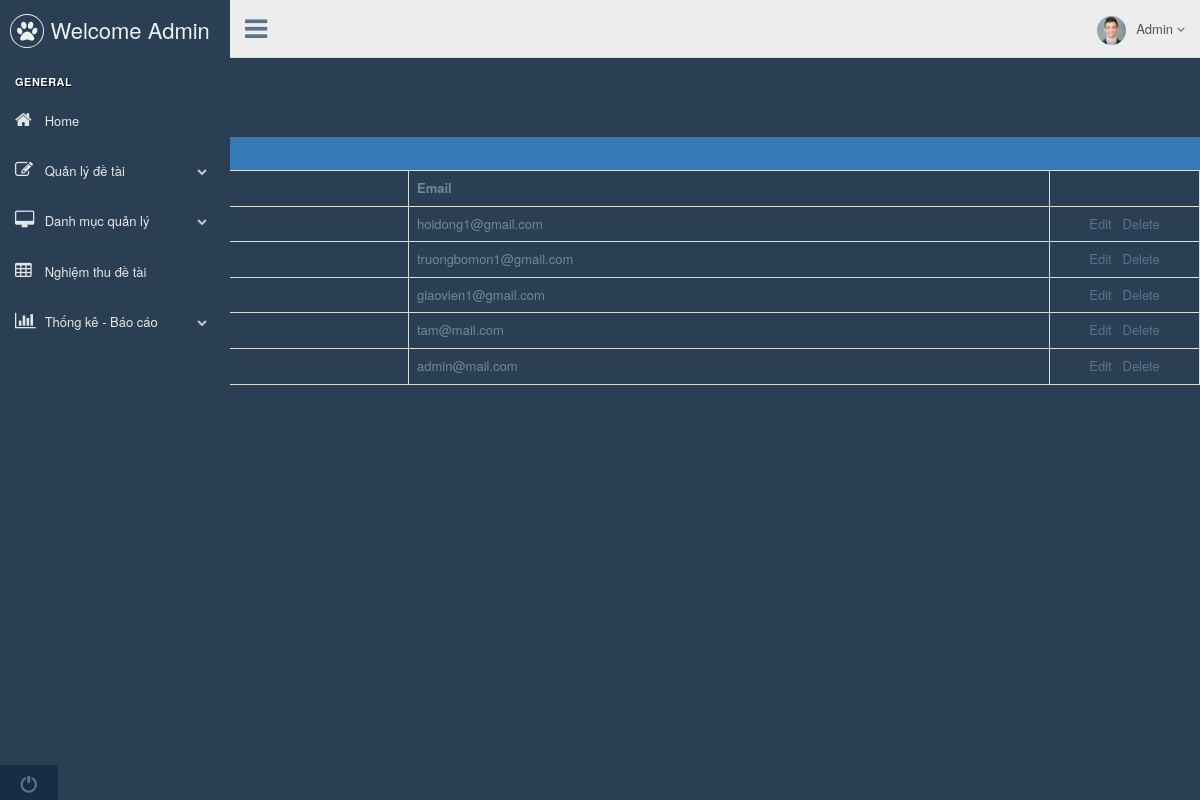
The app's page /admin.php?controller=user (signed in) with its own data.
### tables this page shows
CREATE TABLE `tbl_user` (
  `pk_user_id` int(11) NOT NULL,
  `c_email` varchar(500) NOT NULL,
  `c_password` varchar(500) NOT NULL,
  `c_fullname` varchar(500) NOT NULL,
  `UserType` int(11) NOT NULL
);

### controller/backend/controller_user.php (called while the page is built, shortened)
<?php
	class controller_user{
		public function __construct(){
			$this->model = new model();
			$record_per_page = 5;
			$total = $this->model->num_rows("select pk_user_id from tbl_user");
			$num_page = ceil($total/$record_per_page);
			$p = (isset($_GET["p"])&&$_GET["p"]>0) ? ($_GET["p"]-1) : 0;
			$from = $p * $record_per_page;
			$arr = $this->model->get_all("select * from tbl_user order by pk_user_id desc limit $from,$record_per_page");
			include "view/backend/view_user.php";
		}
	}
	new controller_user();
 ?>

### admin.php (called while the page is built, shortened)
<?php
	include "config.php";
	include "model/model.php";
	if(isset($_SESSION["c_email"]) == false)
		include "controller/backend/controller_login.php";
	else{
		include "view/backend/master.php";
	}
 ?>

### model/model.php (called while the page is built, shortened)
<?php
	class model{
		public function get_all($sql){
			global $db;
			$result = mysqli_query($db,$sql);
			$arr = array();
			while($rows = mysqli_fetch_object($result))
				$arr[] = $rows;
			return $arr;
		}
		public function num_rows($sql){
			global $db;
			$result = mysqli_query($db,$sql);
			return mysqli_num_rows($result);
		}
	}
 ?>

### view/backend/view_user.php (the view)
<div class="row justify-content-center">
	<div class="col-md-12">
		<div style="margin:15px 0px; ">
			<a href="admin.php?controller=add_edit_user&act=add" class="btn btn-primary">Add</a>
		</div>
		<div class="card border-primary">
			<div class="card card-header bg-primary text-white" style="padding:7px !important;">Login</div>
				<div class="card-body">
				<table class="table table-hover table-bordered">
					<tr>
						<th>Họ và tên</th>
						<th>Email</th>
						<th style="width: 150px;"></th>
					</tr>
				<?php foreach($arr as $rows): ?>
					<tr>
						<td><?php echo $rows->c_fullname; ?></td>
						<td><?php echo $rows->c_email; ?></td>
						<td style="text-align: center;">
							<a href="admin.php?controller=add_edit_user&act=edit&id=<?php echo $rows->pk_user_id; ?>">Edit</a>&nbsp;&nbsp;
							<a onclick="return window.confirm('Are you sure?');" href="admin.php?controller=add_edit_user&act=delete&id=<?php echo $rows->pk_user_id; ?>">Delete</a>
						</td>
					</tr>
				<?php endforeach; ?>
				</table>
				</div>
				<div class="card-footer" style="padding:7px !important">
					<ul class="pagination">
						<li class="page-item"><a class="page-link" href="#">Trang</a></li>
					<?php for($i = 1; $i <= $num_page; $i++): ?>
						<li class="page-item"><a class="page-link" href="admin.php?controller=user&p=<?php echo $i; ?>"><?php echo $i; ?></a></li>
					<?php endfor; ?>
					</ul>
				</div>
			</div>
		</div>
	</div>
</div>

### records on screen
tbl_user: c_email "hoidong1@gmail.com"
tbl_user: c_email "truongbomon1@gmail.com"
tbl_user: c_email "giaovien1@gmail.com"
tbl_user: c_email "tam@mail.com"
tbl_user: c_email "admin@mail.com"
